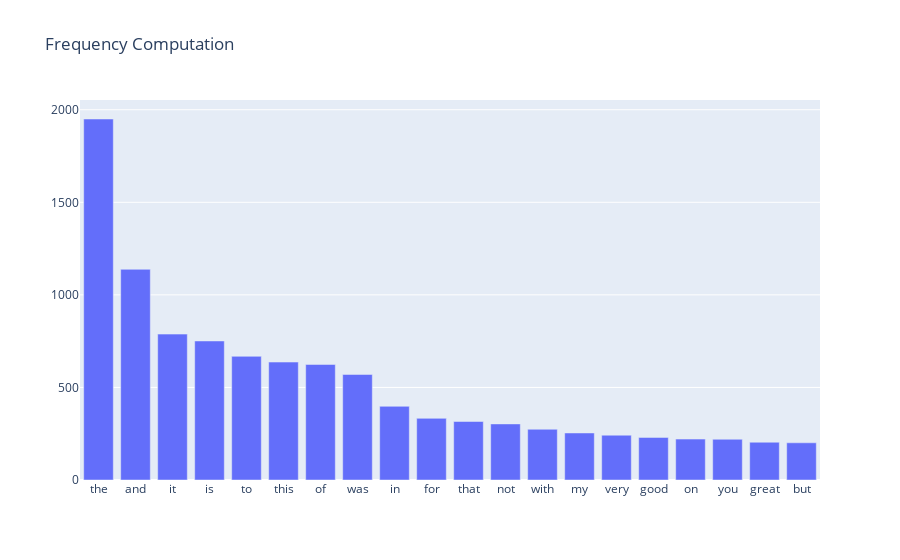

Notebook source saved alongside this figure:
### Code cell
# 5.4 Atrribute Transformation / Aggregation
# calculation of term frequencies among all suppliers

term_frequencies = np.asarray(data_counts.sum(axis=0))[0]
y = term_frequencies
x = count_vect.get_feature_names()
df2 = pd.DataFrame({
    'x': x,
    'y': y})
df = df2.sort_values('y',ascending=False)

fig = {
    "data": [{"type": "bar",
              "x": df['x'][:20],
              "y": df['y'][:20]}],
    "layout": {"title": {"text": "Frequency Computation"},
               "xaxis": {'type': 'category'}           
              }
}


pio.show(fig)

### Figure 1 — Plotly figure (JSON) as saved in the notebook; plotly's stock layout.template omitted (floating-point values rounded to 4 significant figures)
{"data": [{"type": "bar", "x": ["the", "and", "it", "is", "to", "this", "of", "was", "in", "for", "that", "not", "with", "my", "very", "good", "on", "you", "great", "but"], "y": [1950, 1138, 788, 751, 668, 637, 624, 570, 398, 333, 316, 303, 274, 254, 242, 230, 221, 220, 204, 201]}], "layout": {"title": {"text": "Frequency Computation"}, "xaxis": {"type": "category"}}}
